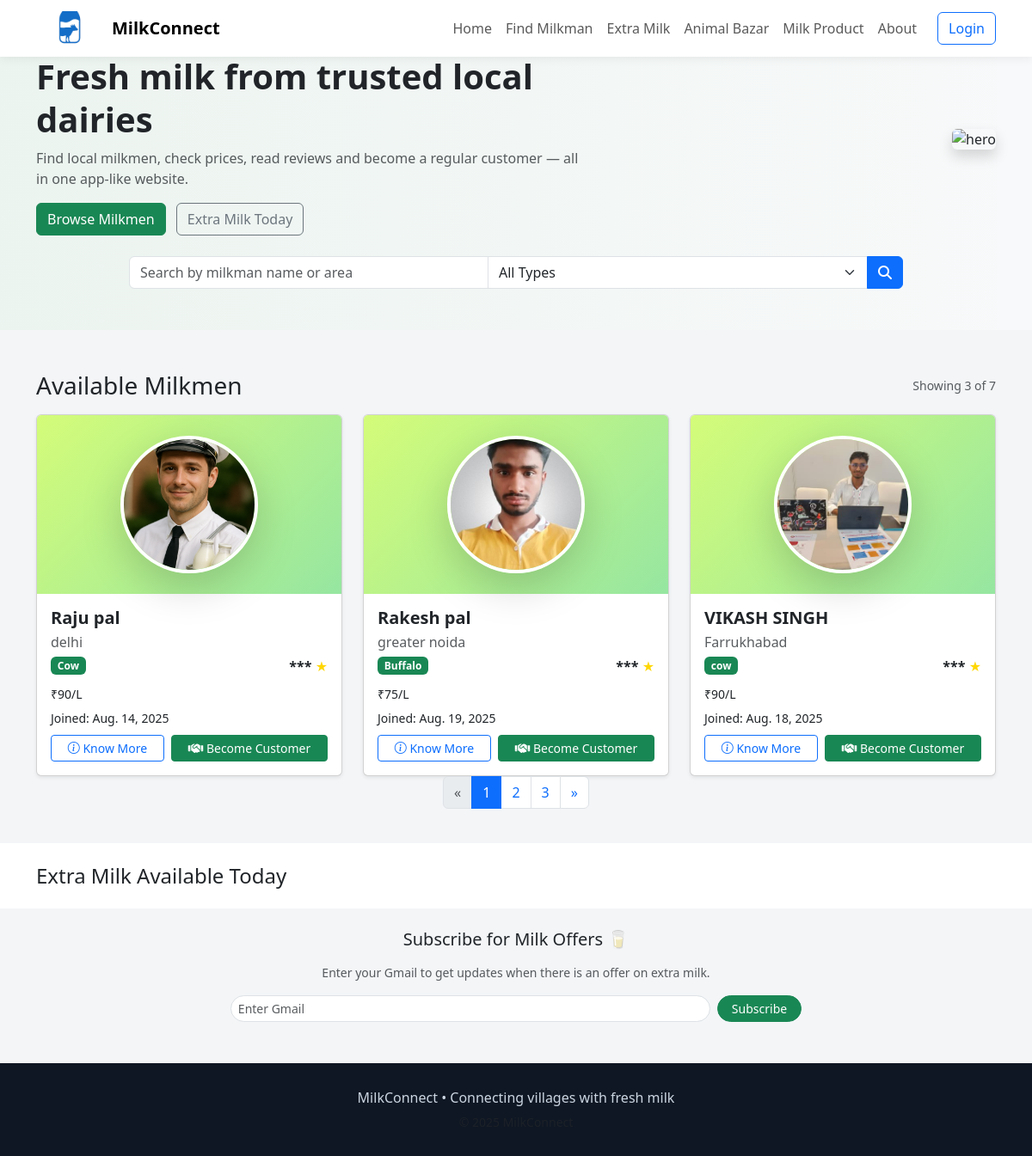
The app's page /, older data.
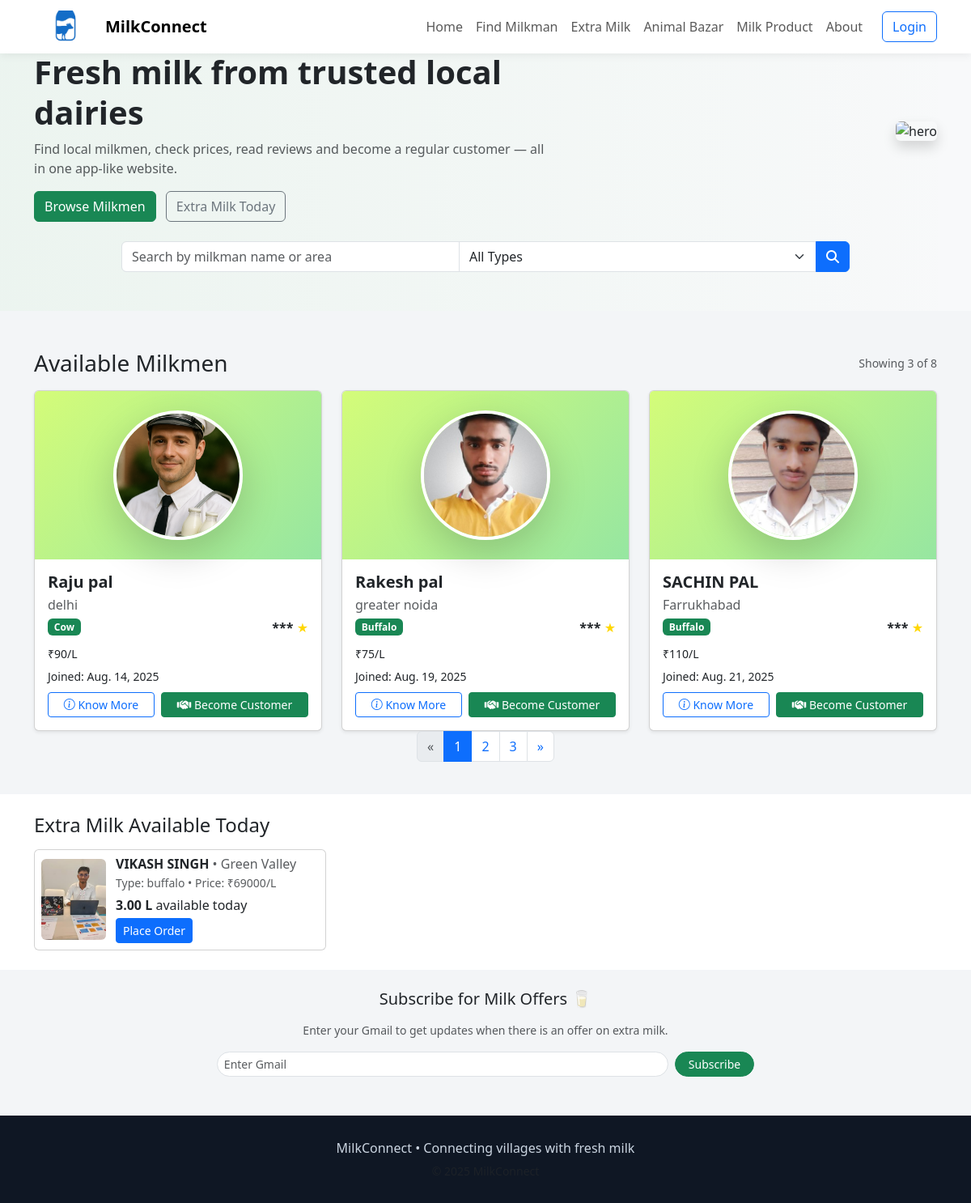
The same page, newer data.
### Mainapp/models.py (models this page shows, shortened)
class Milkman(models.Model):
    id = models.AutoField(primary_key=True)
    name = models.CharField(max_length=50)
    username = models.CharField(max_length=50)  # duplicate storage
    email = models.EmailField(max_length=50)
    phone = models.CharField(max_length=15)
    addressline = models.CharField(max_length=100, default=None, null=True, blank=True)
    city = models.CharField(max_length=50, default=None, null=True, blank=True)
    pic = models.FileField(upload_to='images', default=None, null=True, blank=True)
    joined=models.DateField(auto_now=True)
    milktype=models.CharField(max_length=20, default="Buffalow")
    price_per_liter=models.IntegerField(default=50)

class Extra_Milk_Today(models.Model):
    id=models.AutoField(primary_key=True)
    date=models.DateField()
    milkman_username =models.CharField(max_length=30)
    milkman_name=models.CharField(max_length=30)
    quantity=models.DecimalField(max_digits=5, decimal_places=2)
    amount=models.IntegerField()
    animal_type = models.CharField(
    max_length=40,
    choices=[
        ("cow", "Cow"),
        ("buffalo", "Buffalo"),
        ("both", "Both")
    ]
    )
    status=models.CharField(max_length=30,choices=[("stock","Stock"),("out of stock","out of stock")],default="stock")

### Mainapp/views.py (the view, shortened to what this page needs)
# urls.py: path("",homepage),
def homepage(request):
    _extra_milk=Extra_Milk_Today.objects.filter(date=date.today(),status="stock")
    extra_milk=[]
    milkmen_list = Milkman.objects.all().order_by('name')
    for i in _extra_milk:
        try:
            pic=Milkman.objects.get(username=i.milkman_username).pic
        except:
            pic=None
        extra_milk.append({
        "milkman_username":i.milkman_username,
        "milkman_name":i.milkman_name,
        "quantity":i.quantity,
        "amount":i.amount,
        "animal_type":i.animal_type,
        "pic":pic
        })
    if request.user.is_authenticated:
        usertype = Milkman.objects.filter(username=request.user.username)
    else:
        usertype = None  # or handle anonymous user
    paginator = Paginator(milkmen_list, 3)  # Show 10 items per page
    page_number = request.GET.get('page')
    page_obj = paginator.get_page(page_number)
    return render(request, "index.html", {"data": page_obj,"usertype":usertype,"extra_milk":extra_milk})

### Mainapp/templates/index.html (shortened to what this page needs)
{% load static %}
<!DOCTYPE html>
<html lang="en">
<head>
  <link href="https://cdn.jsdelivr.net/npm/bootstrap@5.3.0/dist/css/bootstrap.min.css" rel="stylesheet" />
  <link href="https://cdnjs.cloudflare.com/ajax/libs/font-awesome/6.4.0/css/all.min.css" rel="stylesheet" />
  <link rel="stylesheet" href="https://cdn.jsdelivr.net/npm/bootstrap-icons@1.10.5/font/bootstrap-icons.css">
</head>
<body>
  {% block navbar %}
  <nav class="navbar navbar-expand-lg navbar-light bg-white fixed-top">
    <div class="container">
      <a class="navbar-brand d-flex align-items-center" href="/">
        <img src="{% static 'images/logo.png' %}" alt="logo" width="80" height="40"
          style="border-radius:8px;object-fit:cover;margin-right:8px;">
        <span style="font-weight:700;">MilkConnect</span>
      </a>
      <div class="collapse navbar-collapse" id="navMain">
        <ul class="navbar-nav ms-auto align-items-lg-center">
          <li class="nav-item"><a class="nav-link" href="/">Home</a></li>
          <li class="nav-item"><a class="nav-link" href="#milkmen">Find Milkman</a></li>
          <li class="nav-item"><a class="nav-link" href="#extraMilk">Extra Milk</a></li>
          <li class="nav-item"><a class="nav-link" href="#">Animal Bazar</a></li>
          <li class="nav-item"><a class="nav-link" href="#">Milk Product</a></li>
          <li class="nav-item"><a class="nav-link" href="/aboutus/">About</a></li>
          {% if user.is_authenticated %}
          <li class="nav-item dropdown">
            <a class="btn btn-outline-primary dropdown-toggle" href="#" role="button" id="userDropdown"
              data-bs-toggle="dropdown" aria-expanded="false">
              {{ user.username }}
            </a>
            <ul class="dropdown-menu dropdown-menu-end" aria-labelledby="userDropdown">
              {%if usertype%}
              <li><a class="dropdown-item" href="/dashboard/">Dashboard</a></li>
              <li>
              <li><a class="dropdown-item" href="/updateprofile/">Update profile</a></li>
              {%else%}
              <li><a class="dropdown-item" href="/costumer-dashboard/">Dashboard</a></li>
              <li>
              <li><a class="dropdown-item" href="">Update profile</a></li>
              {%endif%}
              <hr class="dropdown-divider">
          </li>
          <li><a class="dropdown-item" href="/change-pass/">Change password</a></li>
          <li><a class="dropdown-item" href="/logout/">Logout</a></li>
        </ul>
        </li>
        {% else %}
        <li class="nav-item ms-3">
          <a class="btn btn-outline-primary" href="/login/">Login</a>
        </li>
        {% endif %}
        </ul>
      </div>
    </div>
  </nav>
  {% endblock navbar %}
  {% block body %}
  <section class="hero px-3 py-5 bg-light">
    <div class="container">
      <div class="row align-items-center">
        <div class="col-lg-7 mb-4 mb-lg-0 text-center text-lg-start mt-2">
          <h1 class="fw-bold lh-sm hero-title mt-2">
            Fresh milk from trusted local dairies
          </h1>
          <p class="text-muted mt-2">
            Find local milkmen, check prices, read reviews and become a regular customer — all in one app-like website.
          </p>
          <div class="mt-3">
            <a href="#milkmen" class="btn btn-success me-2">Browse Milkmen</a>
            <a href="#extraMilk" class="btn btn-outline-secondary">Extra Milk Today</a>
          </div>
        </div>
        <div class="col-lg-5 text-center text-lg-end">
          <img src="https://images.unsplash.com/photo-1556761175-4b46a572b786?auto=format&fit=crop&w=700&q=80"
            alt="hero" class="img-fluid rounded shadow mx-2 mx-md-0">
        </div>
      </div>
      <form method="POST" action=""> {%csrf_token%} <div class="row mt-4">
          <div class="col-12">
            <div class="search-bar">
              <div class="input-group"> <input type="text" class="form-control"
                  placeholder="Search by milkman name or area" name="search"> <select class="form-select" name="type">
                  <option value="">All Types</option>
                </select> <button class="btn btn-primary"><i class="fa fa-search"></i></button> </div>
            </div>
          </div>
        </div>
      </form>
    </div>
  </section>
  <section class="py-4" id="milkmen">
    <div class="container">
      <div class="d-flex justify-content-between align-items-center mb-3">
        <h3 class="mb-0">Available Milkmen</h3>
        <small class="text-muted">Showing {{ data|length }} of {{ data.paginator.count }}</small>
      </div>
      <div class="row g-4">
        {% for data in data %}
        <div class="col-md-4">
          <div class="card card-milk shadow-sm rounded">
            <div class="text-center p-4" style="background: linear-gradient(135deg, #d4fc79, #96e6a1);color: #2d3436;"
              ;>
              {% if data.pic %}
              <img src="{{ data.pic}}" alt="{{ data.name }}"
                class="rounded-circle border border-4 border-white shadow-lg" width="160" height="160"
                style="object-fit: cover;">
              {% else %}
              <img src="/path/to/default-image.jpg" alt="Default Image"
                class="rounded-circle border border-4 border-white shadow-lg" width="120" height="120"
                style="object-fit: cover;">
              {% endif %}
            </div>
            <div class="card-body">
              <h5 class="card-title mb-1"><strong>{{ data.name }}</strong></h5>
              <p class="mb-1 text-muted">{{ data.city }}</p>
              <div class="d-flex justify-content-between align-items-center mb-2">
                <span class="badge bg-success">{{ data.milktype }}</span>
                <div>
                  <strong> ***</strong> <span style="color: gold;">&#9733;</span>
                </div>
              </div>
              <p class="mb-1"><small>₹{{ data.price_per_liter }}/L</small></p>
              <p class="mb-2"><small>Joined: {{ data.joined }}</small></p>
              <div class="d-flex gap-2">
                <a href="/know-more/{{data.id}}" class="btn btn-outline-primary btn-sm flex-grow-1">
                  <i class="bi bi-info-circle"></i> Know More
                </a>
                <a href="/costumer-signup/{{data.id}}" class="btn btn-success btn-sm flex-grow-1">
                  <i class="fas fa-handshake"></i>
                  Become Customer
                </a>
              </div>
            </div>
          </div>
        </div>
        {% endfor %}
      </div>
      <nav aria-label="Page navigation">
        <ul class="pagination justify-content-center">
          {% if data.has_previous %}
          <li class="page-item">
            <a class="page-link" href="?page={{ data.previous_page_number }}" aria-label="Previous">
              <span aria-hidden="true">&laquo;</span>
            </a>
          </li>
          {% else %}
          <li class="page-item disabled">
            <span class="page-link">&laquo;</span>
          </li>
          {% endif %}
          {% for num in data.paginator.page_range %}
          {% if data.number == num %}
          <li class="page-item active"><span class="page-link">{{ num }}</span></li>
          {% else %}
          <li class="page-item"><a class="page-link" href="?page={{ num }}">{{ num }}</a></li>
          {% endif %}
          {% endfor %}
          {% if data.has_next %}
          <li class="page-item">
            <a class="page-link" href="?page={{ data.next_page_number }}" aria-label="Next">
              <span aria-hidden="true">&raquo;</span>
            </a>
          </li>
          {% else %}
          <li class="page-item disabled">
            <span class="page-link">&raquo;</span>
          </li>
          {% endif %}
        </ul>
      </nav>
    </div>
  </section>
  <section class="py-4 bg-white" id="extraMilk">
    <div class="container">
      <h4 class="mb-3">Extra Milk Available Today</h4>
      <div class="row g-3">
        {% for today in extra_milk%}
        <div class="col-md-4">
          <div class="card p-2 d-flex flex-row align-items-center">
            <img src="{{today.pic}}" alt="Milk"
              style="width:80px;height:100px;object-fit:cover;border-radius:6px;margin-right:12px;">
            <div>
              <h6 class="mb-0"><strong>{{today.milkman_name}}</strong> <span class="text-muted">• Green Valley</span>
              </h6>
              <small class="text-muted">Type: {{today.animal_type}} • Price: ₹{{today.amount}}/L</small>
              <p class="mb-1 mt-1"><strong>{{today.quantity}} L</strong> available today</p>
              <a href="/placeorder/" class="btn btn-sm btn-primary">Place Order</a>
            </div>
          </div>
        </div>
        {%endfor%}
      </div>
    </div>
  </section>
  {% endblock body %}
  {% block subscribe %}
  <div class="container mt-4 text-center">
    <h5 class="mb-3">Subscribe for Milk Offers 🥛</h5>
    <p class="text-muted small">Enter your Gmail to get updates when there is an offer on extra milk.</p>
    <form method="post" action="/offer/">
      <div class="d-flex justify-content-center">
        <input type="email" name="email" class="form-control form-control-sm rounded-pill w-50 me-2"
          placeholder="Enter Gmail" required>
        <button class="btn btn-success btn-sm rounded-pill px-3">Subscribe</button>
      </div>
    </form>
  </div>
  {% endblock %}
  {% block footer %}
  <footer class="mt-5">
    <div class="container text-center">
      <p class="mb-1">MilkConnect • Connecting villages with fresh milk</p>
      <small class="text-muted">© 2025 MilkConnect</small>
    </div>
  </footer>
  {% endblock footer %}
</body>
</html>

### Mainapp/templates/index.html (style rules this page uses)
:root { --brand: #28a745; --muted: #6c757d; }
body { font-family: "Segoe UI", Roboto, Arial, sans-serif; background: #f3f5f7; }
.navbar { box-shadow: 0 3px 10px rgba(0, 0, 0, 0.06); }
.hero { background: linear-gradient(90deg, rgba(40, 167, 69, 0.06), rgba(255, 255, 255, 0)); padding: 48px 0px; margin-bottom: 24px; }
.card-milk { border-radius: 12px; overflow: hidden; box-shadow: 0 6px 20px rgba(2, 6, 23, 0.06); }
.search-bar { max-width: 900px; margin: 0 auto; }
footer { background: #0f1724; color: #cbd5e1; padding: 28px 0; margin-top: 36px; }

Row changes from the older to the newer data that the page shows:
no longer on one of the page's lists (row edited): Milkman: name "VIKASH SINGH", city "Farrukhabad", milktype "cow", price_per_liter "90", joined "Aug. 18, 2025"
added Milkman: pic (picture), name "SACHIN PAL", city "Farrukhabad", milktype "Buffalo", price_per_liter "110", joined "Aug. 21, 2025"
added Extra_Milk_Today: milkman_name "VIKASH SINGH", animal_type "buffalo", quantity "3.00"
Text that changed along with them:
{{ data.paginator.count }}: "7" → "8"
new list line: "• Green Valley Type: • Price: ₹ 69000 /L L available today Place Order"
